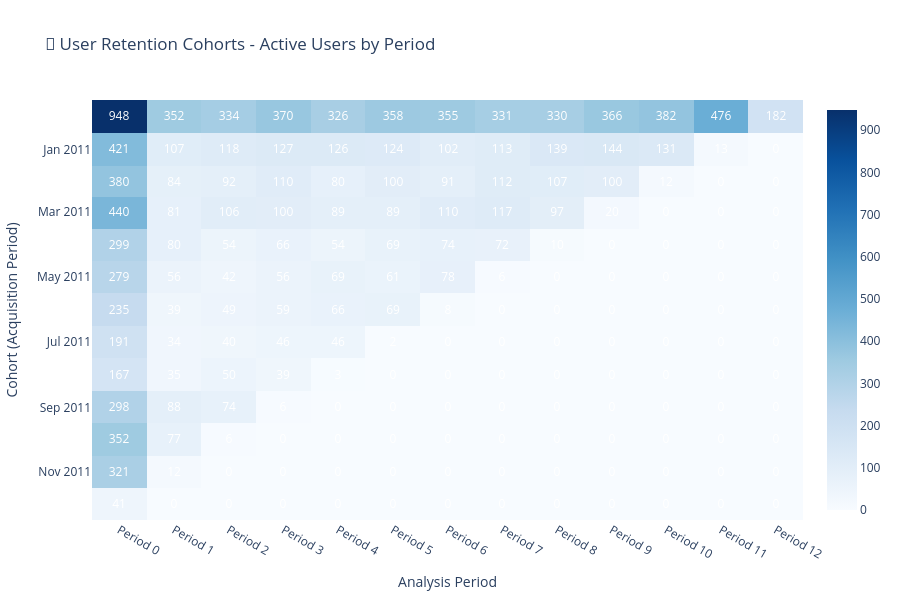

Notebook cell for this chart:
### Markdown cell above
## 🔥 Visualization 1: Cohort Heatmaps

**Heatmaps are the gold standard for cohort visualization!** They display your cohort data as a triangle where:
- **Rows** = Cohorts (acquisition periods)
- **Columns** = Analysis periods (0, 1, 2, 3...)
- **Colors** = Values (intensity represents magnitude)
- **Pattern** = The triangular shape reveals behavior patterns over time

### 🎯 Perfect for:
- Quick pattern recognition
- Identifying strong/weak cohorts
- Spotting seasonal effects
- Comparing performance across time periods

### ⚡ Key Parameters:
- `color_scale`: Choose your color scheme ("Blues", "Viridis", "RdYlBu", etc.)
- `show_values`: Display actual numbers on cells
- `value_format`: Format the displayed numbers (.0f, .1f, etc.)
- `title`: Custom title for your heatmap

### Code cell
# 🔥 Create User Count Heatmap
print("🎨 Creating user count heatmap...")

user_heatmap = plot_cohort_heatmap(
    cohort_data=user_cohorts,
    title="👥 User Retention Cohorts - Active Users by Period",
    color_scale="Blues",        # Classic blue color scheme
    show_values=True,           # Show numbers on cells
    value_format=".0f",        # No decimal places for user counts
    show_colorscale=True,       # Show the color scale legend
    width=900,
    height=600
)

# Display the interactive heatmap
user_heatmap.show()

print("\n🎯 Insights from User Count Heatmap:")
print("• Dark blue = High user activity")
print("• Light blue = Lower user activity")
print("• Triangle shape shows natural cohort aging")
print("• First column (Period 0) shows acquisition size")
print("• Subsequent columns show retention patterns")

### Figure 1 — Plotly figure (JSON) as saved in the notebook; plotly's stock layout.template omitted (floating-point values rounded to 4 significant figures; data arrays with more than 128 entries replaced by an {"elided": "..."} marker saying what was removed)
{"data": [{"colorscale": [[0, "rgb(247,251,255)"], [0.125, "rgb(222,235,247)"], [0.25, "rgb(198,219,239)"], [0.375, "rgb(158,202,225)"], [0.5, "rgb(107,174,214)"], [0.625, "rgb(66,146,198)"], [0.75, "rgb(33,113,181)"], [0.875, "rgb(8,81,156)"], [1, "rgb(8,48,107)"]], "hoverongaps": false, "showscale": true, "text": {"elided": "13x13 int values"}, "textfont": {"color": "white", "size": 12}, "texttemplate": "%{text:.0f}", "type": "heatmap", "x": ["Period 0", "Period 1", "Period 2", "Period 3", "Period 4", "Period 5", "Period 6", "Period 7", "Period 8", "Period 9", "Period 10", "Period 11", "Period 12"], "y": ["2010-12-01", "2011-01-01", "2011-02-01", "2011-03-01", "2011-04-01", "2011-05-01", "2011-06-01", "2011-07-01", "2011-08-01", "2011-09-01", "2011-10-01", "2011-11-01", "2011-12-01"], "z": {"elided": "13x13 int values"}}], "layout": {"font": {"size": 12}, "height": 600, "title": {"text": "👥 User Retention Cohorts - Active Users by Period"}, "width": 900, "xaxis": {"title": {"text": "Analysis Period"}}, "yaxis": {"autorange": "reversed", "title": {"text": "Cohort (Acquisition Period)"}}}}
